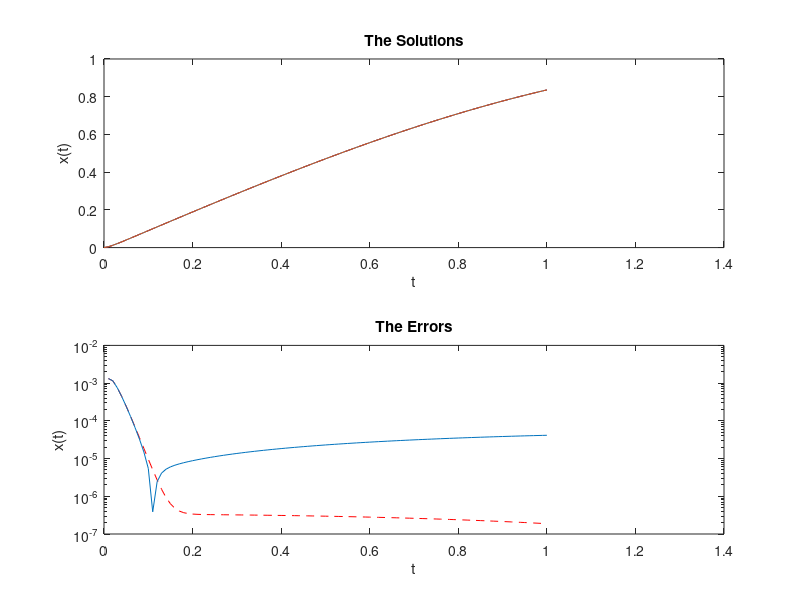

Here is the MATLAB script that generated this plot:
aa = 100;
f = @(t,x) aa*(sin(t) -x); 
f1 = @(t,x) aa*(cos(t)-f(t,x)); 
T2 = @(t,x,h) x + h*f(t,x) + h^2/2*f1(t,x);
x0 = 0; k = 0; h = 0.01; t = 0; rk = 0; s2 = x0; 
for alpha = 0.1:0.1:1
beta = alpha; b = 1/2/alpha; a = 1-b;
    for n = 1:1/h
        s2(n+1) = T2(t(n),s2(n),h);
        t(n+1) = t(n)+h;
        k1 = h*f(t(n),rk(n));
        k2 = h*f(t(n) + alpha*h, rk(n) + beta*k1);
        rk(n+1) = rk(n) +a*k1+b*k2;
    end
s = aa/(1+aa^2)*(aa*sin(t) - cos(t) + exp(-aa*t));
subplot(2,1,1), plot(t,s,'r--',t,s2,t,rk);
title("The Solutions");
xlabel('t'); ylabel('x(t)');
subplot(2,1,2), semilogy(t,abs(s-s2),'r--',t,abs(s-rk));
title("The Errors");
xlabel('t'); ylabel('x(t)');
pause(1)
end